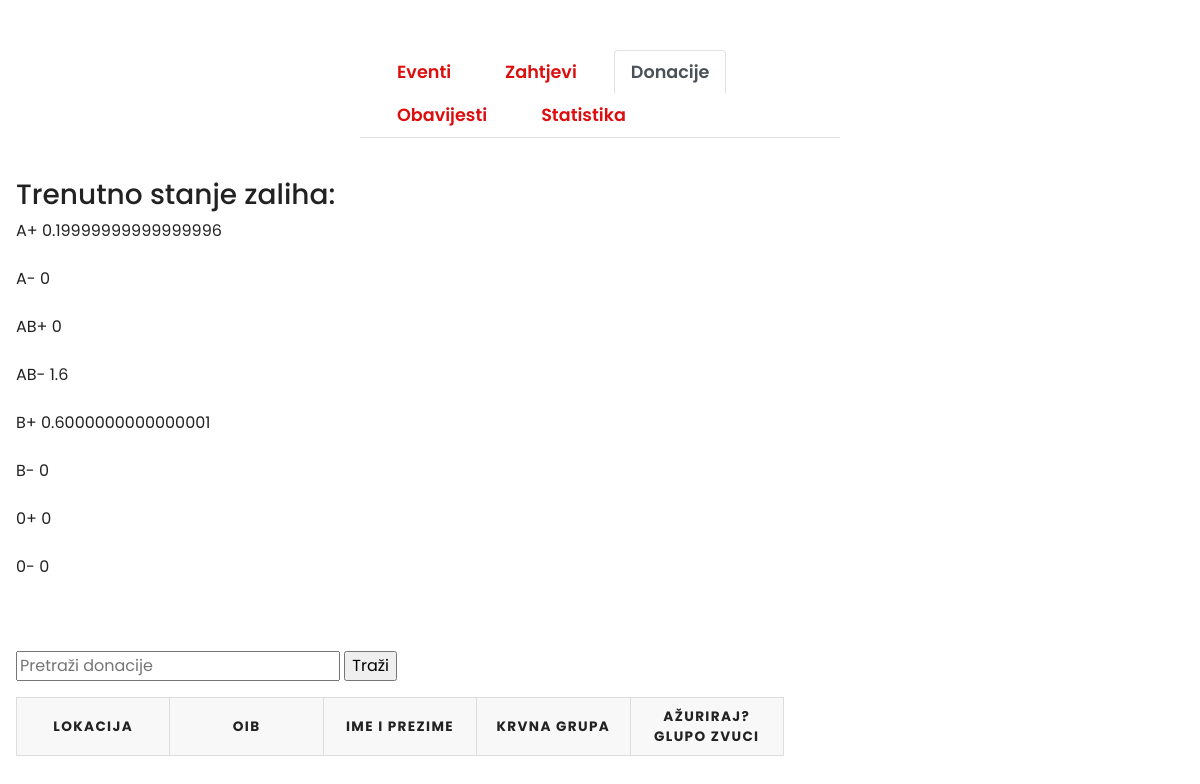
Page /donacije.php (signed in) on the committed database.
### tables this page shows
CREATE TABLE IF NOT EXISTS `zaliha` (
  `krvna_grupa` varchar(10) NOT NULL,
  `kolicina_grupe` varchar(45) DEFAULT NULL,
  PRIMARY KEY (`krvna_grupa`)
);

### donacije.php (the view, shortened to what this page needs)
<?php
require_once ("dbconnect.php");
mysqli_set_charset($conn,"utf8");
echo '
    <head>
        <meta charset="utf-8">
        <meta name="viewport" content="width=device-width, initial-scale=1">
        <title>BloodBank</title>
        <link rel="stylesheet" href="https://maxcdn.bootstrapcdn.com/bootstrap/4.0.0/css/bootstrap.min.css">
        <script src="https://ajax.googleapis.com/ajax/libs/jquery/3.3.1/jquery.min.js"></script>
        <script src="http://ajax.googleapis.com/ajax/libs/jquery/1.8.3/jquery.min.js"></script>
        <script src="https://cdnjs.cloudflare.com/ajax/libs/popper.js/1.12.9/umd/popper.min.js"></script>
        <script src="https://maxcdn.bootstrapcdn.com/bootstrap/4.0.0/js/bootstrap.min.js"></script>
        <script src="https://use.fontawesome.com/releases/v5.0.8/js/all.js"></script>
        <link href="style.css" rel="stylesheet">
        <link href="donorstyle.css" rel="stylesheet">
    </head>';
echo '
<div class="admin-content">
        <ul class="nav nav-tabs" id="myTab" >
            <li class="nav-item">
                <a class="nav-link" href="eventi.php">Eventi</a>
            </li>
            <li class="nav-item">
                <a class="nav-link" href="zahtjevi.php">Zahtjevi</a>
            </li>
            <li class="nav-item active">
                <a class="nav-link active" href="donacije.php">Donacije</a>
            </li>
            <li class="nav-item">
                <a class="nav-link" href="obavijesti.php">Obavijesti</a>
            </li>
            <li class="nav-item">
                <a class="nav-link" href="statistika.php">Statistika</a>
            </li>
        </ul>
</div>
<div class="col-md-8">
    <br><h3>Trenutno stanje zaliha:</h3>';
    $zaliha_q = "SELECT * from zaliha";
    $run = mysqli_query($conn, $zaliha_q);
    $result = $run or die ("Failed to query database". mysqli_error($conn));
    while($red = mysqli_fetch_array($result)){
        echo $red['krvna_grupa'].' ' . $red['kolicina_grupe'].'<br><br>';
    }
    echo'<div id="content30" class="toggle"  ><br><br>
        <form action="" method="GET">
            <input type="text" name = "keyword" placeholder="Pretraži donacije">
            <input type="submit" name="trazi" value="Traži">
        </form>
        <form action="" method="GET">
        <table border="1">
            <tr>
                <th>LOKACIJA</th>
                <th>OIB</th>
                <th>IME I PREZIME</th>
                <th>KRVNA GRUPA</th>
                <th>AŽURIRAJ?glupo zvuci</th>
            </tr>';
?>

### style.css (style rules this page uses)
.nav-link { font-size: 1.1em !important; }
[class*="col-"] { padding: 1rem; }

### donorstyle.css (style rules this page uses)
.admin-content { margin-top: 50px; margin-left: 30%; margin-right: 30%; }
.nav-link { margin-left: 20px; font-weight:600; border: none; color: #DC0E0E; }
table { border: 1px solid #ccc; border-collapse: collapse; margin: 0; padding: 0; width: 100%; table-layout: fixed; }
table tr { background-color: #f8f8f8; border: 1px solid #ddd; padding: .35em; }
table th, table td { padding: .625em; text-align: center; }
table th { font-size: .85em; letter-spacing: .1em; text-transform: uppercase; }

### rows in the picture
zaliha: krvna_grupa "A+", kolicina_grupe "0.19999999999999996"
zaliha: krvna_grupa "A-", kolicina_grupe "0"
zaliha: krvna_grupa "AB+", kolicina_grupe "0"
zaliha: krvna_grupa "AB-", kolicina_grupe "1.6"
zaliha: krvna_grupa "B+", kolicina_grupe "0.6000000000000001"
zaliha: krvna_grupa "B-", kolicina_grupe "0"
zaliha: krvna_grupa "0+", kolicina_grupe "0"
zaliha: krvna_grupa "0-", kolicina_grupe "0"
